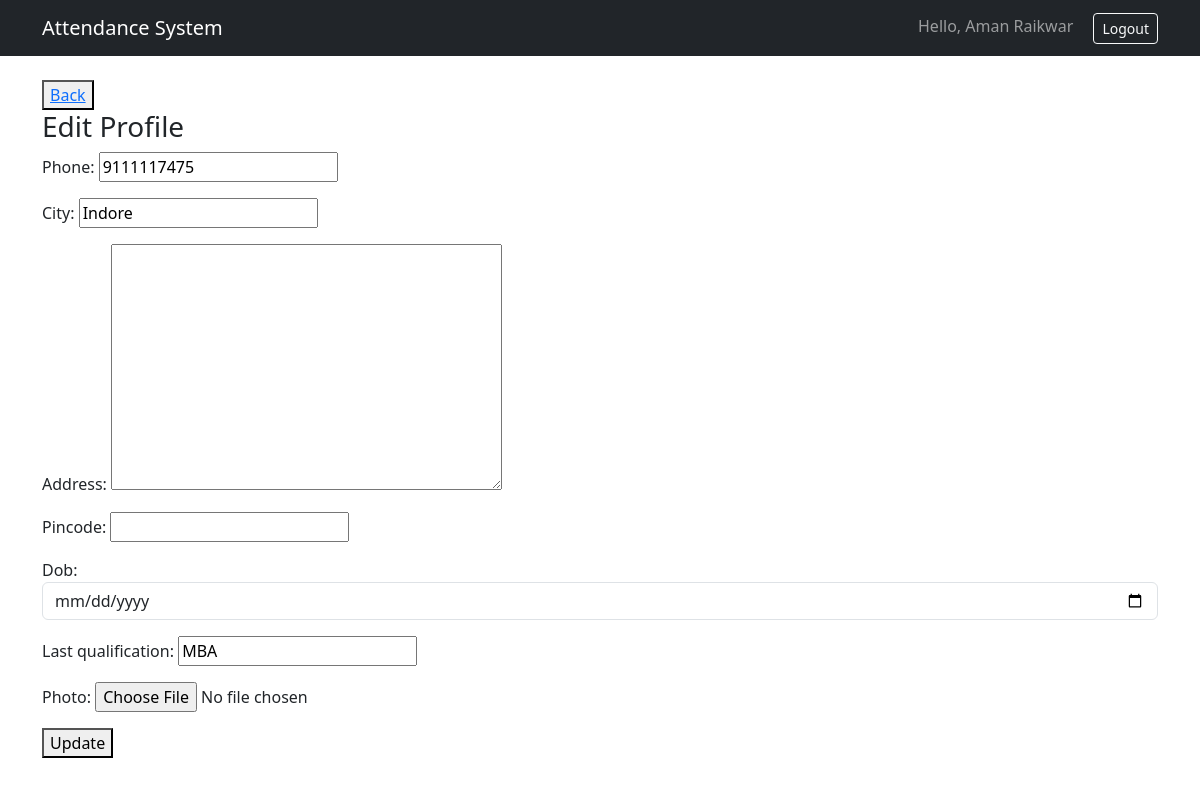
Screenshot of /accounts/student/edit-profile/ (signed in) with the database file from the repository.
### accounts/models.py (models this page shows, shortened)
class StudentProfile(models.Model):
    user = models.OneToOneField(User, on_delete=models.CASCADE)
    roll_no = models.IntegerField(unique=True, validators=[roll_no_validator])
    phone = models.CharField(max_length=20,blank=True, null=True, validators=[phone_validator])
    city = models.CharField(max_length=50,blank=True,null=True)
    address = models.TextField(blank=True,null=True)
    pincode = models.CharField(max_length=10,blank=True,null=True, validators=[pincode_validator])
    dob = models.DateField(blank=True,null=True)
    last_qualification = models.CharField(max_length=100,blank=True,null=True)
    domain = models.CharField(max_length=50,blank=True,null=True)
    joining_date = models.DateField(blank=True,null=True,validators=[validate_not_future])
    photo = models.ImageField(upload_to='student_photos/',blank=True,null=True)
    is_active = models.BooleanField(default=True)
    added_by = models.ForeignKey(ManagerProfile, on_delete=models.SET_NULL,null=True,blank=True)
    is_placed = models.BooleanField(default=False)

### accounts/decorators.py (the view)
    def wrapper(request,*args,**kwargs):
        if hasattr(request.user,'studentprofile'):
            return view_func(request,*args,**kwargs)
        else:
            return redirect('manager_dashboard')

### accounts/forms.py
class StudentSelfEditForm(StudentProfileForm):
    class Meta(StudentProfileForm.Meta):
        exclude = StudentProfileForm.Meta.exclude + ('joining_date', 'domain', 'roll_no')

### accounts/views.py (called while the page is built)
@login_required
@student_required
def edit_student_profile(request):
    student = get_object_or_404(StudentProfile, user=request.user)
    if request.method == 'POST':
        form = StudentSelfEditForm(request.POST, request.FILES, instance=student)
        if form.is_valid():
            form.save()
            messages.success(request, "Profile updated")
            return redirect('student_dashboard')
    else:
        form = StudentSelfEditForm(instance=student)
    return render(request, 'student/student_edit_profile.html', {'form': form})

### templates/student/student_edit_profile.html (shortened to what this page needs)
{% extends 'base.html' %}
{% block content %}
<button><a href="{% url "student_dashboard" %}">Back</a></button>
<h3>Edit Profile</h3>
<form method="post" enctype="multipart/form-data">
    {{ form.as_p }}
    <button type="submit">Update</button>
</form>
{% endblock %}

### templates/base.html (shortened to what this page needs)
<!DOCTYPE html>
<html>
<head>
    <link href="https://cdn.jsdelivr.net/npm/bootstrap@5.3.2/dist/css/bootstrap.min.css" rel="stylesheet">
</head>
<body>
    <nav class="navbar navbar-expand-lg navbar-dark bg-dark mb-4">
        <div class="container">
            <a class="navbar-brand" href="/">Attendance System</a>
            <div>
                {% if user.is_authenticated %}
                {% if not user.is_superuser %}
                <span class="navbar-text me-3">Hello, {{ user.first_name }}</span>
                <a class="btn btn-outline-light btn-sm" href="{% url 'logout' %}">Logout</a>
                {% endif %}
                {% endif %}
            </div>
        </div>
    </nav>
    <div class="container">
        {% block content %}{% endblock %}
    </div>
</body>
</html>

### rows the page displays
StudentProfile: phone "9111117475", city "Indore", last_qualification "MBA"

### other values shown
{{ user.first_name }} "Aman Raikwar"
